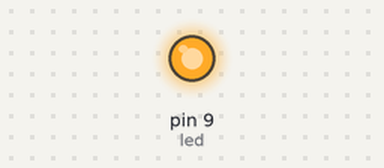
The sketch below on a simulated Arduino Uno, built with avr-gcc and run on an emulated ATmega328P. Shown: output pins drawn as LEDs (lit = HIGH).

Above: at 0.2 s.
At 17.9 s:
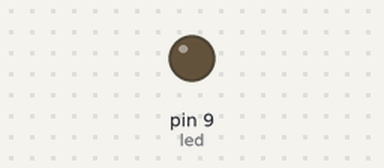
Timing chart, 0 to 18.5 s (numbered marks = the images above):
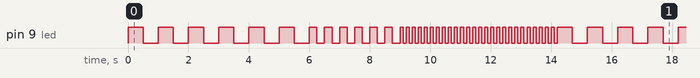

The sketch:

Led_with_functions.ino
```cpp
int led = 9;

void setup() {
pinMode(led, OUTPUT);

}

void loop() {
lightUp( led, 500, 5);
lightUp( led, 250, 5);
lightUp( led, 100, 25);
}

void lightUp( int pin, int temps, int maxRep){
  for (int i=0; i <= maxRep; i++){
    digitalWrite(pin,HIGH);
    delay(temps);
    digitalWrite(pin,LOW);
    delay(temps);
  }
}
```

Measured:
- by itself, pin 9 (led): moves between LOW and HIGH, repeating every 14.2 s
- by itself, everything shown: repeats every 14.2 s, in 76 steps
